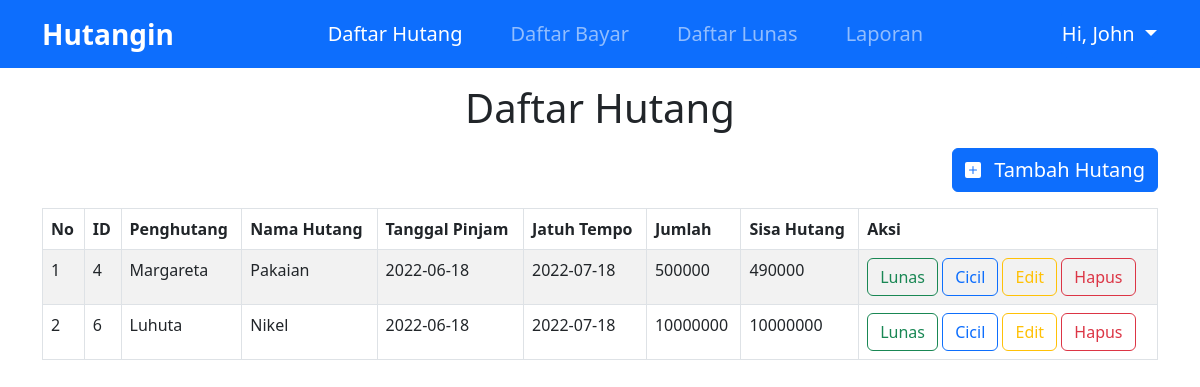
The app's page /index.php (signed in) with its own data.
### tables this page shows
CREATE TABLE `user` (
  `id` int(11) NOT NULL,
  `nama` varchar(30) NOT NULL,
  `email` varchar(50) NOT NULL,
  `password` varchar(50) NOT NULL,
  `verified` int(11) NOT NULL
);

CREATE TABLE `hutang` (
  `id` int(11) NOT NULL,
  `id_user` int(11) NOT NULL,
  `nama_penghutang` varchar(30) NOT NULL,
  `nama_hutang` varchar(30) NOT NULL,
  `tanggal_pinjam` date NOT NULL,
  `jatuh_tempo` date NOT NULL,
  `jumlah` int(11) NOT NULL,
  `sisa_hutang` int(11) NOT NULL
);

### utils/user-session.php (called while the page is built, shortened)
<?php
    include 'config.php';
    $email = $_SESSION['user'];
    $sql = "SELECT * FROM user WHERE email='$email'";
    $result = mysqli_query($conn, $sql);
    $user = mysqli_fetch_assoc($result);
?>

### index.php (the view, shortened to what this page needs)
<?php
    include 'utils/user-session.php';
    $userId = $user['id'];
    $resHutang = mysqli_query($conn, "SELECT * FROM hutang WHERE sisa_hutang > 0 AND id_user='$userId'");
?>
<!DOCTYPE html>
<html lang="en">
<head>
    <link rel="stylesheet" href="libraries/bootstrap/css/bootstrap.css">
</head>
<body>
    <nav class="navbar navbar-expand-lg navbar-dark bg-primary">
        <div class="container">
            <a class="navbar-brand fs-3 fw-bold" href="">Hutangin</a>
            <div class="collapse navbar-collapse" id="navbarNav">
                <ul class="navbar-nav fs-5 mx-auto">
                    <li class="nav-item mx-lg-3">
                        <a class="nav-link active" href="">Daftar Hutang</a>
                    </li>
                    <li class="nav-item mx-lg-3">
                        <a class="nav-link" href="ui/riwayat-bayar.php">Daftar Bayar</a>
                    </li>
                    <li class="nav-item mx-lg-3">
                        <a class="nav-link" href="ui/daftar-lunas.php">Daftar Lunas</a>
                    </li>
                    <li class="nav-item mx-lg-3">
                        <a class="nav-link" href="ui/laporan.php">Laporan</a>
                    </li>
                </ul>
                <div class="btn-group">
                    <button type="button" class="btn btn-primary dropdown-toggle fs-5 p-0 py-2" data-bs-toggle="dropdown"
                        aria-expanded="false">
                        Hi, <?php echo $user['nama']?>
                    </button>
                </div>
            </div>
        </div>
    </nav>
    <section class="section-content container">
        <h1 class="text-center mt-3 mb-3">Daftar Hutang</h1>
        <div class="btn-tambah text-end mb-3">
            <a href="ui/tambah-hutang.php" class="btn btn-primary align-items-center fs-5 ">
                Tambah Hutang
            </a>
        </div>
        <div class="table-responsive">
            <table class="table table-striped table-hover table-bordered">
                <thead class="fw-bold">
                    <tr>
                        <td>No</td>
                        <td>ID</td>
                        <td>Penghutang</td>
                        <td>Nama Hutang</td>
                        <td>Tanggal Pinjam</td>
                        <td>Jatuh Tempo</td>
                        <td>Jumlah</td>
                        <td>Sisa Hutang</td>
                        <td>Aksi</td>
                    </tr>
                </thead>
                <tbody>
                <?php
                $no = 1;
                while($data = mysqli_fetch_array($resHutang)) {?>
                    <tr>
                        <td><?php echo $no ?></td>
                        <td><?php echo $data['id'] ?></td>
                        <td><?php echo $data['nama_penghutang'] ?></td>
                        <td><?php echo $data['nama_hutang'] ?></td>
                        <td><?php echo $data['tanggal_pinjam'] ?></td>
                        <td><?php echo $data['jatuh_tempo'] ?></td>
                        <td><?php echo $data['jumlah'] ?></td>
                        <td><?php echo $data['sisa_hutang'] ?></td>
                        <td>
                            <a href="backend/lunas.php?id=<?php echo $data['id']; ?>" class="btn btn-outline-success">Lunas</a>
                            <a href="ui/cicil-hutang.php?id=<?php echo $data['id'];?>" class="btn btn-outline-primary">Cicil</a>
                            <a href="ui/edit-hutang.php?id=<?php echo $data['id'];?>" class="btn btn-outline-warning">Edit</a>
                            <a href="backend/hapus-hutang.php?id=<?php echo $data['id'];?>" class="btn btn-outline-danger">Hapus</a>
                        </td>
                    </tr>
                <?php
                    $no++;
                } ?>
                </tbody>
            </table>
        </div>
    </section>
</body>
</html>

### records on screen
user: nama "John"
hutang: id "4", nama_penghutang "Margareta", nama_hutang "Pakaian", tanggal_pinjam "2022-06-18", jatuh_tempo "2022-07-18", jumlah "500000", sisa_hutang "490000"
hutang: id "6", nama_penghutang "Luhuta", nama_hutang "Nikel", tanggal_pinjam "2022-06-18", jatuh_tempo "2022-07-18", jumlah "10000000", sisa_hutang "10000000"
